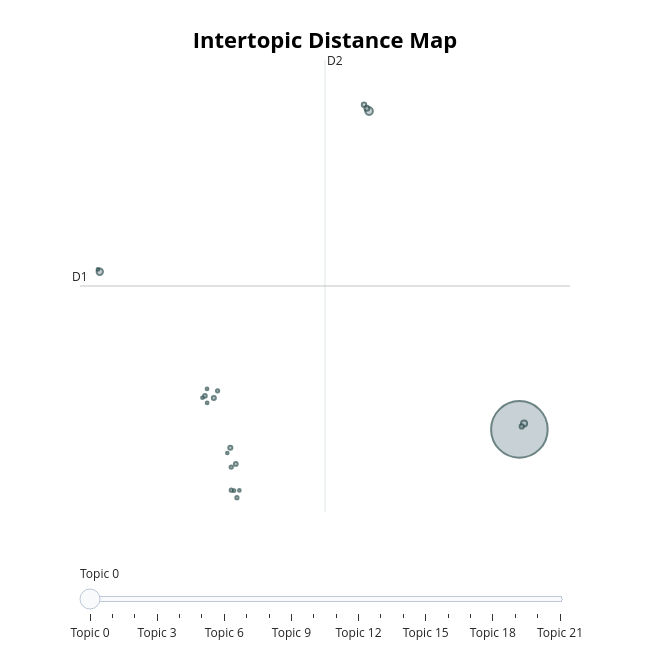

Notebook source saved alongside this figure:
### Code cell
topic_model.visualize_topics()

### Figure 1 — Plotly figure (JSON) as saved in the notebook; plotly's stock layout.template omitted (floating-point values rounded to 4 significant figures)
{"data": [{"customdata": [[0, "中国 | 台湾 | 佩洛西 | 一个 | 美国", 23691], [1, "佩洛西 | 窜台 | 访台 | 美国 | 唯恐", 430], [2, "统一 | 祖国 | 中华民族 | 实现 | 决定", 297], [3, "台海局势 | 台海 | 紧张 | 美国 | 导致", 274], [4, "访台 | 佩洛西 | 计划 | 白宫 | 赵立坚", 188], [5, "蔡英文 | 民进党 | 岛内 | 坚守 | 当局", 145], [6, "美国 | 不论 | 美方 | 记录 | 竹篮打水一场空", 136], [7, "两岸 | 发展 | 两岸关系 | 交流 | 融合", 125], [8, "天然砂 | 出口 | 商务部 | 暂停 | 台湾地区", 122], [9, "民进党 | 当局 | 自重 | 势必 | 作乱", 107], [10, "宝岛 | 舰艇 | 俯瞰 | 飞行员 | 中央山脉", 94], [11, "任何 | 绝不 | 留下 | 势力 | 形式", 80], [12, "地图 | 台湾省 | 街道 | 网友 | 山西刀削面", 76], [13, "犯罪 | 分裂 | 非法组织 | 主权独立国家 | 他人", 75], [14, "依法 | 顽固分子 | 惩治 | 以身试法 | 凡是", 74], [15, "台北故宫博物院 | 文物 | 藏品 | 疏散 | 转移", 57], [16, "震慑 | 台独 | 势力 | 警示 | 依法", 56], [17, "最大 | 和平统一 | 空间 | 诚意 | 争取", 56], [18, "德国 | 怎么 | 联邦 | 实弹射击演练 | 想什么时候", 56], [19, "涉台 | 愤慨 | 激起 | 议案 | 恶意", 52], [20, "区域 | 型号 | 外海 | 拒止 | 命中", 52], [21, "长足发展 | 70多年 | 隔绝 | 引领 | 获得", 51]], "hovertemplate": "<b>Topic %{customdata[0]}</b><br>%{customdata[1]}<br>Size: %{customdata[2]}", "legendgroup": "", "marker": {"color": "#B0BEC5", "line": {"color": "DarkSlateGrey", "width": 2}, "size": [23691, 430, 297, 274, 188, 145, 136, 125, 122, 107, 94, 80, 76, 75, 74, 57, 56, 56, 56, 52, 52, 51], "sizemode": "area", "sizeref": 14.81, "symbol": "circle"}, "mode": "markers", "name": "", "orientation": "v", "showlegend": false, "type": "scatter", "x": [23.01, 11.54, -9.006, 23.37, 11.37, 11.16, 23.19, 0.9562, -0.3015, 1.373, -0.9786, 1.025, -0.01594, 1.46, 1.025, -0.8154, 1.239, -9.142, -0.8222, 1.646, -1.172, 0.7252], "xaxis": "x", "y": [-1.628, 17.46, 7.829, -1.272, 17.63, 17.85, -1.448, -2.726, 0.2557, -3.701, 0.3814, -3.886, 0.6868, -5.724, -5.272, -0.04369, -5.304, 7.966, 0.7955, -5.287, 0.2686, -3.044], "yaxis": "y"}], "layout": {"annotations": [{"showarrow": false, "text": "D1", "x": -10.51, "y": 6.972, "yshift": 10}, {"showarrow": false, "text": "D2", "x": 8.18, "xshift": 10, "y": 20.53}], "height": 650, "hoverlabel": {"bgcolor": "white", "font": {"family": "Rockwell", "size": 16}}, "legend": {"itemsizing": "constant", "tracegroupgap": 0}, "margin": {"t": 60}, "shapes": [{"line": {"color": "#CFD8DC", "width": 2}, "type": "line", "x0": 8.18, "x1": 8.18, "y0": -6.583, "y1": 20.53}, {"line": {"color": "#9E9E9E", "width": 2}, "type": "line", "x0": -10.51, "x1": 26.87, "y0": 6.972, "y1": 6.972}], "sliders": [{"active": 0, "pad": {"t": 50}, "steps": [{"args": [{"marker.color": [["red", "#B0BEC5", "#B0BEC5", "#B0BEC5", "#B0BEC5", "#B0BEC5", "#B0BEC5", "#B0BEC5", "#B0BEC5", "#B0BEC5", "#B0BEC5", "#B0BEC5", "#B0BEC5", "#B0BEC5", "#B0BEC5", "#B0BEC5", "#B0BEC5", "#B0BEC5", "#B0BEC5", "#B0BEC5", "#B0BEC5", "#B0BEC5"]]}], "label": "Topic 0", "method": "update"}, {"args": [{"marker.color": [["#B0BEC5", "red", "#B0BEC5", "#B0BEC5", "#B0BEC5", "#B0BEC5", "#B0BEC5", "#B0BEC5", "#B0BEC5", "#B0BEC5", "#B0BEC5", "#B0BEC5", "#B0BEC5", "#B0BEC5", "#B0BEC5", "#B0BEC5", "#B0BEC5", "#B0BEC5", "#B0BEC5", "#B0BEC5", "#B0BEC5", "#B0BEC5"]]}], "label": "Topic 1", "method": "update"}, {"args": [{"marker.color": [["#B0BEC5", "#B0BEC5", "red", "#B0BEC5", "#B0BEC5", "#B0BEC5", "#B0BEC5", "#B0BEC5", "#B0BEC5", "#B0BEC5", "#B0BEC5", "#B0BEC5", "#B0BEC5", "#B0BEC5", "#B0BEC5", "#B0BEC5", "#B0BEC5", "#B0BEC5", "#B0BEC5", "#B0BEC5", "#B0BEC5", "#B0BEC5"]]}], "label": "Topic 2", "method": "update"}, {"args": [{"marker.color": [["#B0BEC5", "#B0BEC5", "#B0BEC5", "red", "#B0BEC5", "#B0BEC5", "#B0BEC5", "#B0BEC5", "#B0BEC5", "#B0BEC5", "#B0BEC5", "#B0BEC5", "#B0BEC5", "#B0BEC5", "#B0BEC5", "#B0BEC5", "#B0BEC5", "#B0BEC5", "#B0BEC5", "#B0BEC5", "#B0BEC5", "#B0BEC5"]]}], "label": "Topic 3", "method": "update"}, {"args": [{"marker.color": [["#B0BEC5", "#B0BEC5", "#B0BEC5", "#B0BEC5", "red", "#B0BEC5", "#B0BEC5", "#B0BEC5", "#B0BEC5", "#B0BEC5", "#B0BEC5", "#B0BEC5", "#B0BEC5", "#B0BEC5", "#B0BEC5", "#B0BEC5", "#B0BEC5", "#B0BEC5", "#B0BEC5", "#B0BEC5", "#B0BEC5", "#B0BEC5"]]}], "label": "Topic 4", "method": "update"}, {"args": [{"marker.color": [["#B0BEC5", "#B0BEC5", "#B0BEC5", "#B0BEC5", "#B0BEC5", "red", "#B0BEC5", "#B0BEC5", "#B0BEC5", "#B0BEC5", "#B0BEC5", "#B0BEC5", "#B0BEC5", "#B0BEC5", "#B0BEC5", "#B0BEC5", "#B0BEC5", "#B0BEC5", "#B0BEC5", "#B0BEC5", "#B0BEC5", "#B0BEC5"]]}], "label": "Topic 5", "method": "update"}, {"args": [{"marker.color": [["#B0BEC5", "#B0BEC5", "#B0BEC5", "#B0BEC5", "#B0BEC5", "#B0BEC5", "red", "#B0BEC5", "#B0BEC5", "#B0BEC5", "#B0BEC5", "#B0BEC5", "#B0BEC5", "#B0BEC5", "#B0BEC5", "#B0BEC5", "#B0BEC5", "#B0BEC5", "#B0BEC5", "#B0BEC5", "#B0BEC5", "#B0BEC5"]]}], "label": "Topic 6", "method": "update"}, {"args": [{"marker.color": [["#B0BEC5", "#B0BEC5", "#B0BEC5", "#B0BEC5", "#B0BEC5", "#B0BEC5", "#B0BEC5", "red", "#B0BEC5", "#B0BEC5", "#B0BEC5", "#B0BEC5", "#B0BEC5", "#B0BEC5", "#B0BEC5", "#B0BEC5", "#B0BEC5", "#B0BEC5", "#B0BEC5", "#B0BEC5", "#B0BEC5", "#B0BEC5"]]}], "label": "Topic 7", "method": "update"}, {"args": [{"marker.color": [["#B0BEC5", "#B0BEC5", "#B0BEC5", "#B0BEC5", "#B0BEC5", "#B0BEC5", "#B0BEC5", "#B0BEC5", "red", "#B0BEC5", "#B0BEC5", "#B0BEC5", "#B0BEC5", "#B0BEC5", "#B0BEC5", "#B0BEC5", "#B0BEC5", "#B0BEC5", "#B0BEC5", "#B0BEC5", "#B0BEC5", "#B0BEC5"]]}], "label": "Topic 8", "method": "update"}, {"args": [{"marker.color": [["#B0BEC5", "#B0BEC5", "#B0BEC5", "#B0BEC5", "#B0BEC5", "#B0BEC5", "#B0BEC5", "#B0BEC5", "#B0BEC5", "red", "#B0BEC5", "#B0BEC5", "#B0BEC5", "#B0BEC5", "#B0BEC5", "#B0BEC5", "#B0BEC5", "#B0BEC5", "#B0BEC5", "#B0BEC5", "#B0BEC5", "#B0BEC5"]]}], "label": "Topic 9", "method": "update"}, {"args": [{"marker.color": [["#B0BEC5", "#B0BEC5", "#B0BEC5", "#B0BEC5", "#B0BEC5", "#B0BEC5", "#B0BEC5", "#B0BEC5", "#B0BEC5", "#B0BEC5", "red", "#B0BEC5", "#B0BEC5", "#B0BEC5", "#B0BEC5", "#B0BEC5", "#B0BEC5", "#B0BEC5", "#B0BEC5", "#B0BEC5", "#B0BEC5", "#B0BEC5"]]}], "label": "Topic 10", "method": "update"}, {"args": [{"marker.color": [["#B0BEC5", "#B0BEC5", "#B0BEC5", "#B0BEC5", "#B0BEC5", "#B0BEC5", "#B0BEC5", "#B0BEC5", "#B0BEC5", "#B0BEC5", "#B0BEC5", "red", "#B0BEC5", "#B0BEC5", "#B0BEC5", "#B0BEC5", "#B0BEC5", "#B0BEC5", "#B0BEC5", "#B0BEC5", "#B0BEC5", "#B0BEC5"]]}], "label": "Topic 11", "method": "update"}, {"args": [{"marker.color": [["#B0BEC5", "#B0BEC5", "#B0BEC5", "#B0BEC5", "#B0BEC5", "#B0BEC5", "#B0BEC5", "#B0BEC5", "#B0BEC5", "#B0BEC5", "#B0BEC5", "#B0BEC5", "red", "#B0BEC5", "#B0BEC5", "#B0BEC5", "#B0BEC5", "#B0BEC5", "#B0BEC5", "#B0BEC5", "#B0BEC5", "#B0BEC5"]]}], "label": "Topic 12", "method": "update"}, {"args": [{"marker.color": [["#B0BEC5", "#B0BEC5", "#B0BEC5", "#B0BEC5", "#B0BEC5", "#B0BEC5", "#B0BEC5", "#B0BEC5", "#B0BEC5", "#B0BEC5", "#B0BEC5", "#B0BEC5", "#B0BEC5", "red", "#B0BEC5", "#B0BEC5", "#B0BEC5", "#B0BEC5", "#B0BEC5", "#B0BEC5", "#B0BEC5", "#B0BEC5"]]}], "label": "Topic 13", "method": "update"}, {"args": [{"marker.color": [["#B0BEC5", "#B0BEC5", "#B0BEC5", "#B0BEC5", "#B0BEC5", "#B0BEC5", "#B0BEC5", "#B0BEC5", "#B0BEC5", "#B0BEC5", "#B0BEC5", "#B0BEC5", "#B0BEC5", "#B0BEC5", "red", "#B0BEC5", "#B0BEC5", "#B0BEC5", "#B0BEC5", "#B0BEC5", "#B0BEC5", "#B0BEC5"]]}], "label": "Topic 14", "method": "update"}, {"args": [{"marker.color": [["#B0BEC5", "#B0BEC5", "#B0BEC5", "#B0BEC5", "#B0BEC5", "#B0BEC5", "#B0BEC5", "#B0BEC5", "#B0BEC5", "#B0BEC5", "#B0BEC5", "#B0BEC5", "#B0BEC5", "#B0BEC5", "#B0BEC5", "red", "#B0BEC5", "#B0BEC5", "#B0BEC5", "#B0BEC5", "#B0BEC5", "#B0BEC5"]]}], "label": "Topic 15", "method": "update"}, {"args": [{"marker.color": [["#B0BEC5", "#B0BEC5", "#B0BEC5", "#B0BEC5", "#B0BEC5", "#B0BEC5", "#B0BEC5", "#B0BEC5", "#B0BEC5", "#B0BEC5", "#B0BEC5", "#B0BEC5", "#B0BEC5", "#B0BEC5", "#B0BEC5", "#B0BEC5", "red", "#B0BEC5", "#B0BEC5", "#B0BEC5", "#B0BEC5", "#B0BEC5"]]}], "label": "Topic 16", "method": "update"}, {"args": [{"marker.color": [["#B0BEC5", "#B0BEC5", "#B0BEC5", "#B0BEC5", "#B0BEC5", "#B0BEC5", "#B0BEC5", "#B0BEC5", "#B0BEC5", "#B0BEC5", "#B0BEC5", "#B0BEC5", "#B0BEC5", "#B0BEC5", "#B0BEC5", "#B0BEC5", "#B0BEC5", "red", "#B0BEC5", "#B0BEC5", "#B0BEC5", "#B0BEC5"]]}], "label": "Topic 17", "method": "update"}, {"args": [{"marker.color": [["#B0BEC5", "#B0BEC5", "#B0BEC5", "#B0BEC5", "#B0BEC5", "#B0BEC5", "#B0BEC5", "#B0BEC5", "#B0BEC5", "#B0BEC5", "#B0BEC5", "#B0BEC5", "#B0BEC5", "#B0BEC5", "#B0BEC5", "#B0BEC5", "#B0BEC5", "#B0BEC5", "red", "#B0BEC5", "#B0BEC5", "#B0BEC5"]]}], "label": "Topic 18", "method": "update"}, {"args": [{"marker.color": [["#B0BEC5", "#B0BEC5", "#B0BEC5", "#B0BEC5", "#B0BEC5", "#B0BEC5", "#B0BEC5", "#B0BEC5", "#B0BEC5", "#B0BEC5", "#B0BEC5", "#B0BEC5", "#B0BEC5", "#B0BEC5", "#B0BEC5", "#B0BEC5", "#B0BEC5", "#B0BEC5", "#B0BEC5", "red", "#B0BEC5", "#B0BEC5"]]}], "label": "Topic 19", "method": "update"}, {"args": [{"marker.color": [["#B0BEC5", "#B0BEC5", "#B0BEC5", "#B0BEC5", "#B0BEC5", "#B0BEC5", "#B0BEC5", "#B0BEC5", "#B0BEC5", "#B0BEC5", "#B0BEC5", "#B0BEC5", "#B0BEC5", "#B0BEC5", "#B0BEC5", "#B0BEC5", "#B0BEC5", "#B0BEC5", "#B0BEC5", "#B0BEC5", "red", "#B0BEC5"]]}], "label": "Topic 20", "method": "update"}, {"args": [{"marker.color": [["#B0BEC5", "#B0BEC5", "#B0BEC5", "#B0BEC5", "#B0BEC5", "#B0BEC5", "#B0BEC5", "#B0BEC5", "#B0BEC5", "#B0BEC5", "#B0BEC5", "#B0BEC5", "#B0BEC5", "#B0BEC5", "#B0BEC5", "#B0BEC5", "#B0BEC5", "#B0BEC5", "#B0BEC5", "#B0BEC5", "#B0BEC5", "red"]]}], "label": "Topic 21", "method": "update"}]}], "title": {"font": {"color": "Black", "size": 22}, "text": "<b>Intertopic Distance Map</b>", "x": 0.5, "xanchor": "center", "y": 0.95, "yanchor": "top"}, "width": 650, "xaxis": {"anchor": "y", "domain": [0, 1], "range": [-10.51, 26.87], "title": {"text": ""}, "visible": false}, "yaxis": {"anchor": "x", "domain": [0, 1], "range": [-6.583, 20.53], "title": {"text": ""}, "visible": false}}}
